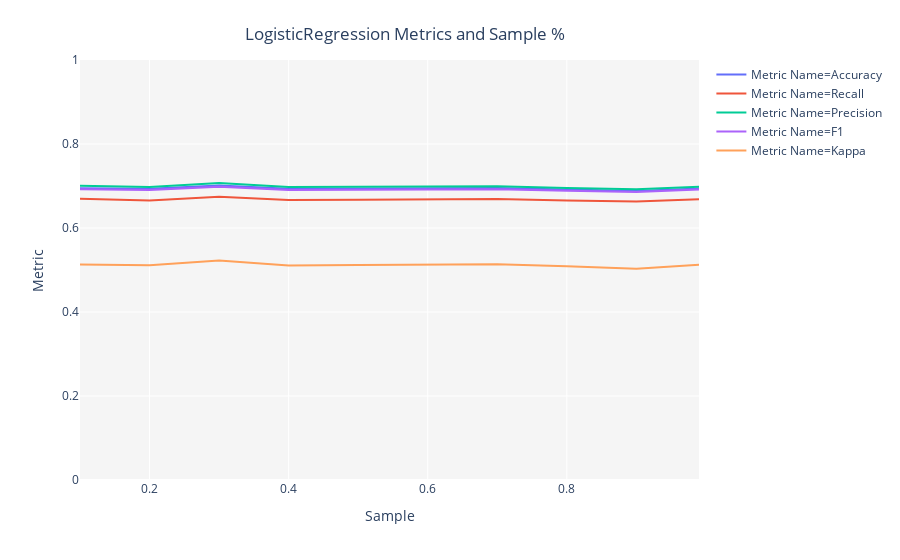

Notebook source saved alongside this figure:
### Code cell
from pycaret.classification import *
#intialize the setup
exp_clf =  setup(data = train, normalize = True, target = 'Surge_Pricing_Type')

### Figure 1 — Plotly figure (JSON) as saved in the notebook; plotly's stock layout.template omitted (floating-point values rounded to 4 significant figures)
{"data": [{"hoverlabel": {"namelength": 0}, "hovertemplate": "Metric Name=Accuracy<br>Sample=%{x}<br>Metric=%{y}", "legendgroup": "Metric Name=Accuracy", "line": {"color": "#636efa", "dash": "solid", "shape": "linear"}, "mode": "lines", "name": "Metric Name=Accuracy", "showlegend": true, "type": "scatter", "x": [0.1, 0.2, 0.3, 0.4, 0.5, 0.6, 0.7, 0.8, 0.9, 0.99], "xaxis": "x", "y": [0.6947, 0.6935, 0.7012, 0.6933, 0.694, 0.6943, 0.6951, 0.6918, 0.6882, 0.6943], "yaxis": "y"}, {"hoverlabel": {"namelength": 0}, "hovertemplate": "Metric Name=Recall<br>Sample=%{x}<br>Metric=%{y}", "legendgroup": "Metric Name=Recall", "line": {"color": "#EF553B", "dash": "solid", "shape": "linear"}, "mode": "lines", "name": "Metric Name=Recall", "showlegend": true, "type": "scatter", "x": [0.1, 0.2, 0.3, 0.4, 0.5, 0.6, 0.7, 0.8, 0.9, 0.99], "xaxis": "x", "y": [0.6697, 0.6656, 0.6746, 0.6669, 0.6675, 0.6676, 0.6688, 0.6657, 0.6634, 0.6685], "yaxis": "y"}, {"hoverlabel": {"namelength": 0}, "hovertemplate": "Metric Name=Precision<br>Sample=%{x}<br>Metric=%{y}", "legendgroup": "Metric Name=Precision", "line": {"color": "#00cc96", "dash": "solid", "shape": "linear"}, "mode": "lines", "name": "Metric Name=Precision", "showlegend": true, "type": "scatter", "x": [0.1, 0.2, 0.3, 0.4, 0.5, 0.6, 0.7, 0.8, 0.9, 0.99], "xaxis": "x", "y": [0.7003, 0.6976, 0.7074, 0.6977, 0.6984, 0.6982, 0.6994, 0.6955, 0.6922, 0.6981], "yaxis": "y"}, {"hoverlabel": {"namelength": 0}, "hovertemplate": "Metric Name=F1<br>Sample=%{x}<br>Metric=%{y}", "legendgroup": "Metric Name=F1", "line": {"color": "#ab63fa", "dash": "solid", "shape": "linear"}, "mode": "lines", "name": "Metric Name=F1", "showlegend": true, "type": "scatter", "x": [0.1, 0.2, 0.3, 0.4, 0.5, 0.6, 0.7, 0.8, 0.9, 0.99], "xaxis": "x", "y": [0.6924, 0.6904, 0.6982, 0.6903, 0.6911, 0.6914, 0.6923, 0.689, 0.6856, 0.6916], "yaxis": "y"}, {"hoverlabel": {"namelength": 0}, "hovertemplate": "Metric Name=Kappa<br>Sample=%{x}<br>Metric=%{y}", "legendgroup": "Metric Name=Kappa", "line": {"color": "#FFA15A", "dash": "solid", "shape": "linear"}, "mode": "lines", "name": "Metric Name=Kappa", "showlegend": true, "type": "scatter", "x": [0.1, 0.2, 0.3, 0.4, 0.5, 0.6, 0.7, 0.8, 0.9, 0.99], "xaxis": "x", "y": [0.5129, 0.5111, 0.5228, 0.5109, 0.512, 0.5127, 0.5138, 0.5088, 0.5032, 0.5128], "yaxis": "y"}], "layout": {"legend": {"tracegroupgap": 0}, "margin": {"t": 60}, "plot_bgcolor": "rgb(245,245,245)", "title": {"text": "LogisticRegression Metrics and Sample %", "x": 0.45, "xanchor": "center", "y": 0.95, "yanchor": "top"}, "xaxis": {"anchor": "y", "domain": [0, 1], "title": {"text": "Sample"}}, "yaxis": {"anchor": "x", "domain": [0, 1], "range": [0, 1], "title": {"text": "Metric"}}}}
